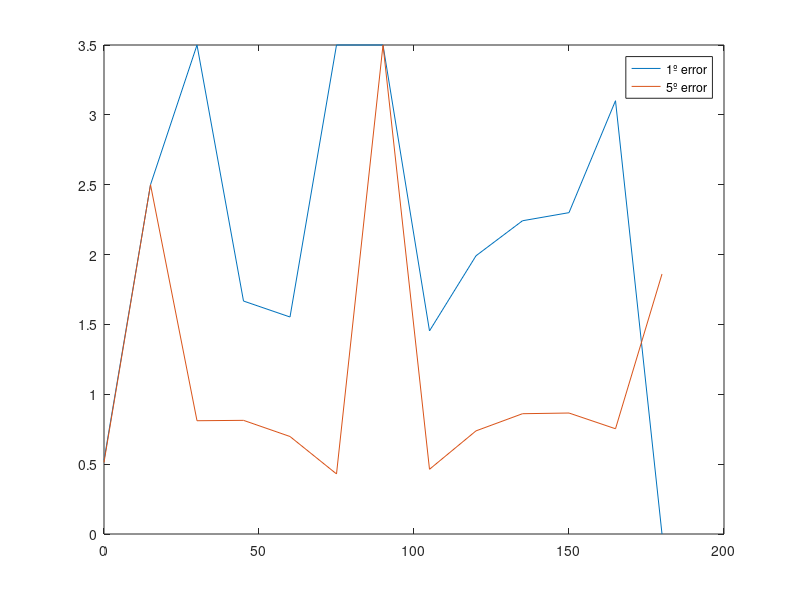

Reproduce this figure in MATLAB.
%% Initial cmds
clear;clc;close all;
addpath ../../functions

%% TUNE-IN - 1 - POINTS
Nx = 100;       % no. points for Microphone Spacing (d_x)
Nd =  80;       % no. points for distance (d)

%% TUNE-IN - 2 - AMBIENT
room.temp = 20; % room temperature (ºC)

%% TUNE-IN - 3 - LIMITS
theta.min = 0;      % minimum AOA value
theta.max = 180;    % maximum AOA value
theta.steps = 15;   % AOA increment/steps

%% PROCESS VARIABLES - 1 - STATIC
C = 20.05*sqrt(273.15+room.temp);   % sound velocity

AOA = theta.min:theta.steps:theta.max;   % Nsnr range

d_x = linspace(0,2,Nx);                     % microphone spacing - range
d = linspace(0,7,Nd);                       % distance to the source - range

recL = [-d_x/2; zeros(1,Nx)];   % left microphone @ receiver
recR = [+d_x/2; zeros(1,Nx)];   % right microphone @ receiver

realAz = zeros(Nd,Nx);      % ref for \epsilon=0
azimuth = zeros(Nd,Nx);     % actual values
azimuth_re = ones(Nd,Nx);   % azimuth real error

%% [CICLE THROUGH ALL THETAS]
Nloop = length(AOA);
min_d1 = zeros(Nloop,1);
min_d5 = zeros(Nloop,1);

epsilon = 21 * 1e-6;

for i=1:Nloop
    %% PROCESS VARIABLES - 2 - UPDATEABLE
    actual_theta = AOA(i);                                                  % current theta or AOA
    source = [d'*cosd(actual_theta) d'*sind(actual_theta)];                 % source/mosquito location
    d1 = sqrt((recL(1, :)-source(:, 1)).^2 + (recL(2, :)-source(:, 2)).^2); % distance d1
    d2 = sqrt((recR(1, :)-source(:, 1)).^2 + (recR(2, :)-source(:, 2)).^2); % distance d2
    d_d = d1 - d2;                                                          % distance difference (m)
    d_t = d_d/C;                                                            % TDoA / time delay (s)

    %% AOA ALGORITHM / PREDICTOR
    arg = C*(d_t+epsilon)./d_x;
    arg(arg<-1) = -1;
    arg(arg>1) = 1;
    azimuth = acosd(arg);
    azimuth_re = abs(ones(Nd,Nx)*actual_theta - azimuth);

    %% RETRIEVE CONTOUR DATA
    % 1 degree error
    P1 = contourc(d_x, d, azimuth_re, [1 1]);
    % 5 degrees error
    P5 = contourc(d_x, d, azimuth_re, [5 5]);
    
    %% STORE THE MINIMAL DISTANCE REQUIRED
    if isempty(P1)
        min_d1(i,1) = 0;
    else
        min_d1(i,1) = max(P1(2,round(end/2):end))/2;
    end
    
    if isempty(P5)
        min_d5(i,1) = 0;
    else
        min_d5(i,1) = max(P5(2,round(end/2):end))/2;
    end
    
end

%% PLOT RESULTS
error_f = figure;
plot(AOA,min_d1)
hold on;
plot(AOA,min_d5)
hold off;
legend('1º error', '5º error')